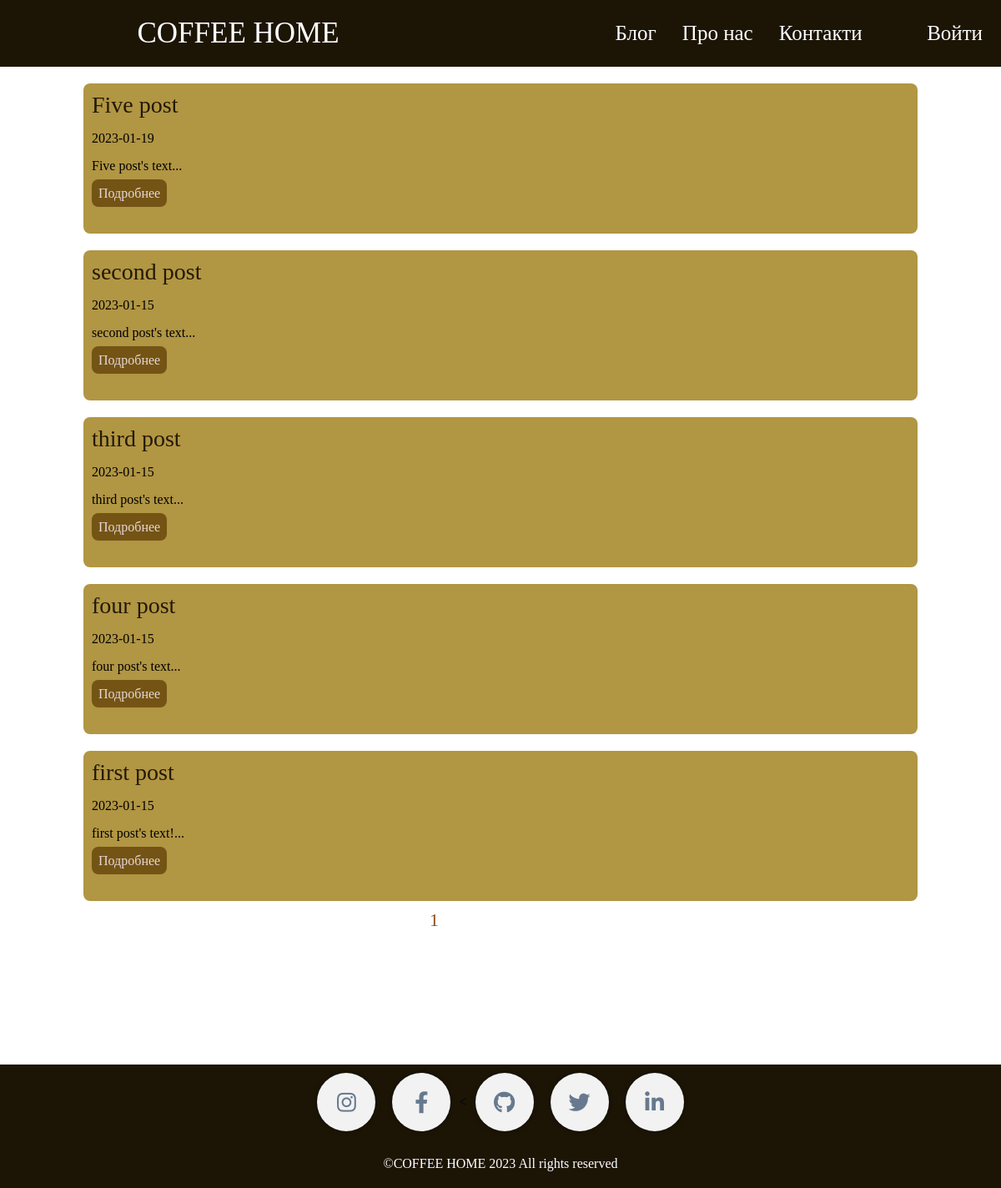
The page /blog/ on the database as committed earlier.
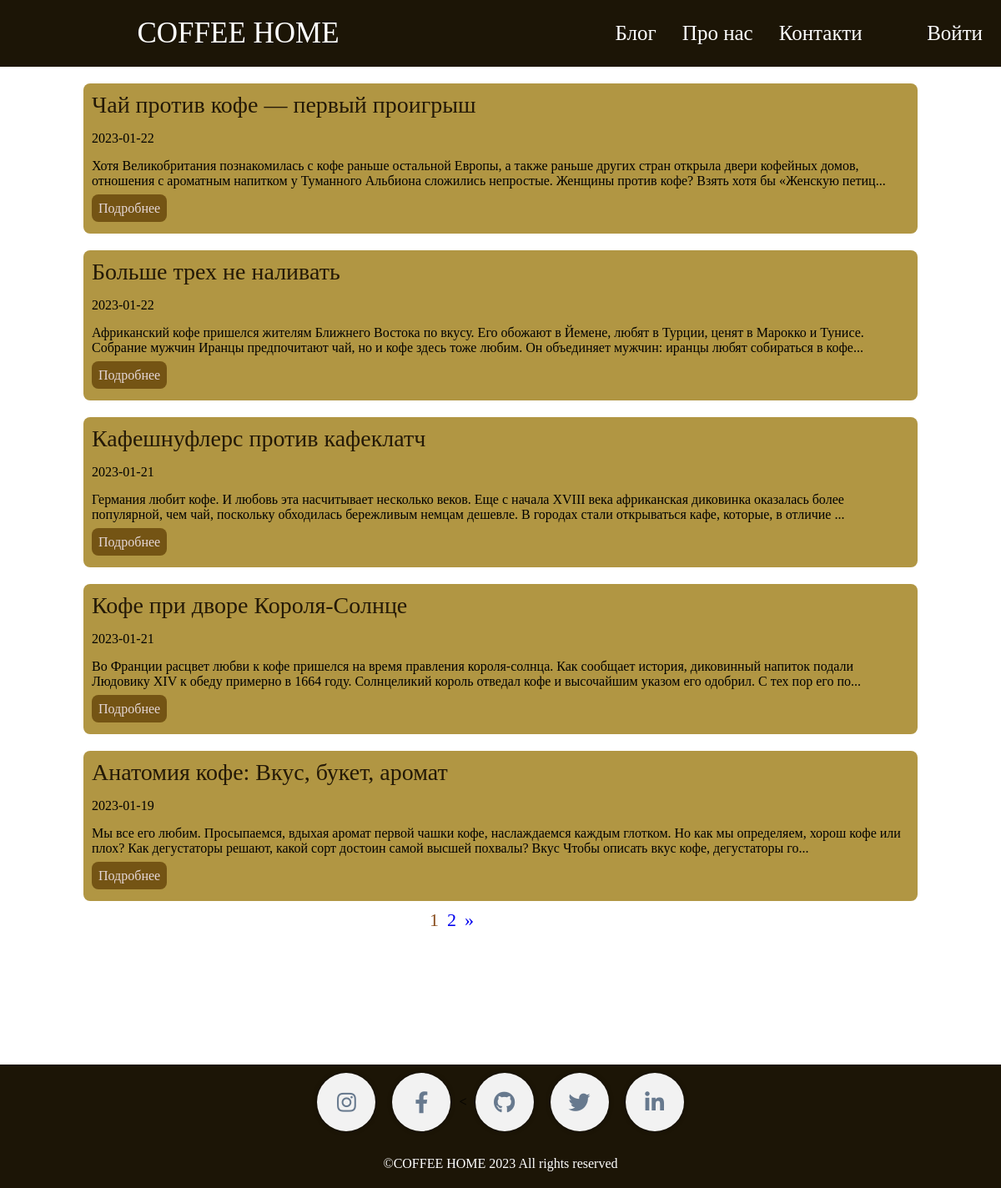
The same page on the database as committed later.
### models.py (models this page shows, shortened)
class Posts(db.Model):
    id = db.Column(db.Integer, primary_key=True)
    title = db.Column(db.String(150), nullable=True)
    slug = db.Column(db.String(150), unique=True)
    text = db.Column(db.Text)
    date = db.Column(db.DateTime, default=datetime.now())

### posts/posts.py (the view)
@posts.route('/')
def index():
    posts = Posts.query.order_by(Posts.date.desc())
    page = request.args.get('page')
    if page and page.isdigit():
        page = int(page)
    else:
        page = 1
    pages = posts.paginate(page=page, per_page=5)
    return render_template('posts/index.html', posts=posts, pages=pages)

### posts/templates/posts/index.html (shortened to what this page needs)
{% extends 'posts/base_posts.html' %}
{% block content %} {{ super() }} {% endblock %}
{% block main %}
<main>
  <section class="list-posts">
    {% for el in pages.items %}
    <article class="post">
      <a class="post-title" href="{{ url_for('blue_posts.post_detail', slug=el.slug) }}">{{ el.title }}</a>
      <p class="post-data">{{ el.date.date() }}</p>
      <p class="posr-text">{{ el.text[:250] }}...</p>
      <a class="post-button" href="{{ url_for('blue_posts.post_detail', slug=el.slug) }}">Подробнее</a><br />
    </article>
    {% endfor %}
  </section>
  <ul class="pagination">
    {% for page in pages.iter_pages() %}
    <li {% if page == pages.page %} class="active" {% endif %}>
      <a href="./?page={{ page }}">{{ page }}</a>
    </li>
    {% endfor %}
    {% if pages.has_next %}
    <li class="disabled">
      <a href="./?page={{ pages.next_num }}"><span>&raquo;</span></a>
    </li>
    {% endif %}
  </ul>
</main>
{% endblock %}

### posts/templates/posts/base_posts.html (shortened to what this page needs)
<!DOCTYPE html>
<html lang="en">
  <head>
    <link
      rel="stylesheet"
      href="{{ url_for('.static', filename='css/style.css') }}"
    />
    <link
    rel="stylesheet"
    href="https://pro.fontawesome.com/releases/v5.10.0/css/all.css"
  />
  </head>
  {% block content %}
  <body>
    <header>
      <nav>
        <h1 class="Logo"><a href="{{url_for('index')}}">COFFEE HOME</a></h1>
        <ul class="Menu">
          <li><a href="{{url_for('blue_posts.index')}}">Блог</a></li>
          <li><a href="#about-us-and-contact">Про нас</a></li>
          <li><a href="#about-us-and-contact">Контакти</a></li>
          <li class="user-enter-profile">
            {% if not current_user.is_authenticated %}
            <a href="{{ url_for('registration.login')}}">Войти</a>
            {% endif %}
          </li>
        </ul>
      </nav>
    </header>
    {% block main %} {% endblock%}
    <footer id="about-us-and-contact">
      <div class="social">
        <a class="social__icon instagram" href="#">
          <i class="fab fa-instagram"></i>
        </a>
        <a class="social__icon facebook" href="#">
          <i class="fab fa-facebook-f"></i>
        </a>
        <<a class="social__icon git" href="https://github.com/l-Spook-l" target="_blank">
          <i class="fab fa-github"></i>
        </a>
        <a class="social__icon twitter" href="#">
          <i class="fab fa-twitter"></i>
        </a>
        <a class="social__icon linkedin" href="#">
          <i class="fab fa-linkedin-in"></i>
        </a>
      </div>
      <p>&copy;COFFEE HOME 2023 All rights reserved</p>
    </footer>
  </body>
  {% endblock %}
</html>

### posts/static/css/style.css (style rules this page uses)
html { box-sizing: border-box; font-size: 16px; }
*, *:before, *:after { box-sizing: inherit; }
body, h1, h2, h3, h4, h5, h6, p, ol, ul { margin: 0; padding: 0; font-weight: normal; }
ol, ul { list-style: none; }
a { text-decoration: none; }
body { max-width: 1920px; width: 100%; margin: auto; }
nav { background-color: rgb(28, 21, 6); display: flex; align-items: center; justify-content: space-around; height: 80px; position: fixed; top: 0; max-width: 1920px; width: 100%; z-index: 5; }
.Logo a { font-size: 35px; color: #fff; }
.Menu { width: 300px; height: 100%; display: flex; align-items: center; justify-content: space-between; }
.Menu a { font-size: 25px; color: #fff; padding: 5px 2px; border-radius: 5px; transition: all 300ms ease; }
.user-enter-profile { position: absolute; right: 20px; }
main { margin-top: 80px; margin-bottom: 150px; }
.list-posts { margin: 100px auto 0 auto; width: 1000px; }
.post { height: 180px; margin-top: 20px; padding: 10px; border-radius: 8px; background-color: rgb(177, 150, 67); }
.post-title { font-size: 28px; color: rgb(36, 25, 7); }
.post p { margin: 15px 0; }
.post-button { padding: 8px; border: 0; border-radius: 8px; color: rgb(230, 216, 216); background-color: rgb(116, 84, 20); }
.pagination { display: flex; font-size: 22px; margin-left: 510px; }
.pagination li { margin: 10px 5px; }
.active a { color: rgb(137, 78, 30); }
footer { position: absolute; width: 100%; background-color: rgb(28, 21, 6); }
.social { width: 100%; display: flex; align-items: center; justify-content: center; }
.social__icon { text-decoration: none; display: flex; align-items: center; justify-content: center; width: 70px; height: 70px; margin: 10px; background-color: #f2f2f2; border-radius: 50%; box-shadow: 0px 0px 5px #00000080; transition: all 0.3s ease; position: relative; overflow: hidden; }
.social__icon i { font-size: 26px; color: #67798e; transition: all 0.3s ease; z-index: 1; }
.social__icon:after { content: ""; width: 70px; height: 70px; position: absolute; transform: translate(0, 70px); border-radius: 50%; transition: all 0.3s ease; }
.social__icon.instagram:after { background-color: #833AB4; }
.social__icon.facebook:after { background-color: #3b5998; }
.social__icon.git:after { background-color: #333; }
.social__icon.twitter:after { background-color: #00acee; }
.social__icon.linkedin:after { background-color: #0e76a8; }
footer p { margin: 20px; text-align: center; color: #fff; }

Rows that differ between the two databases and show on the page:
removed Posts: title "Five post", date "2023-01-19", text "Five post's text"
removed Posts: title "second post", date "2023-01-15", text "second post's text"
removed Posts: title "third post", date "2023-01-15", text "third post's text"
removed Posts: title "four post", date "2023-01-15", text "four post's text"
no longer on this page (row edited): Posts: title "first post", date "2023-01-15", text "first post's text!"
added Posts: title "Чай против кофе — первый проигрыш", date "2023-01-22", text "Хотя Великобритания познакомилась с кофе раньше остальной Европы, а также раньше других стран открыла двери кофейных домов, отношения с ароматным напитком у Туманного Альбиона сложились непростые. Женщины против кофе? Взять хотя бы «Женскую петиц"
added Posts: title "Больше трех не наливать", date "2023-01-22", text "Африканский кофе пришелся жителям Ближнего Востока по вкусу. Его обожают в Йемене, любят в Турции, ценят в Марокко и Тунисе. Собрание мужчин Иранцы предпочитают чай, но и кофе здесь тоже любим. Он объединяет мужчин: иранцы любят собираться в кофе"
added Posts: title "Кафешнуфлерс против кафеклатч", date "2023-01-21", text "Германия любит кофе. И любовь эта насчитывает несколько веков. Еще с начала XVIII века африканская диковинка оказалась более популярной, чем чай, поскольку обходилась бережливым немцам дешевле. В городах стали открываться кафе, которые, в отличие"
added Posts: title "Кофе при дворе Короля-Солнце", date "2023-01-21", text "Во Франции расцвет любви к кофе пришелся на время правления короля-солнца. Как сообщает история, диковинный напиток подали Людовику XIV к обеду примерно в 1664 году. Солнцеликий король отведал кофе и высочайшим указом его одобрил. С тех пор его по"
added Posts: title "Анатомия кофе: Вкус, букет, аромат", date "2023-01-19", text "Мы все его любим. Просыпаемся, вдыхая аромат первой чашки кофе, наслаждаемся каждым глотком. Но как мы определяем, хорош кофе или плох? Как дегустаторы решают, какой сорт достоин самой высшей похвалы? Вкус Чтобы описать вкус кофе, дегустаторы го"
Other text that changed with them:
new list line: "2"
